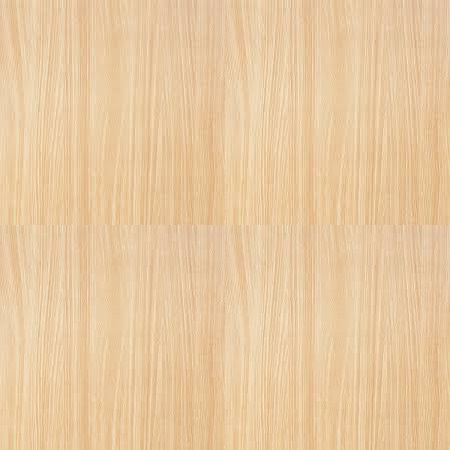
#> input picture background.jpg, 450 x 450 px
$ python jpg_overlap.py
#> lines starting #> are read from the running program, lines starting #| are printed output that depends on the picture; after the words box and inside, x2 and y2 are one past the last pixel; in counts of white or black regions, pixels touching at a corner belong together
import numpy as np
import cv2

bg = cv2.imread('background.jpg')
#> bg is the input picture: shape (450, 450, 3); mean B, G, R 159.8, 200.3, 232
(bg_h, bg_w, bg_ch) = bg.shape
#> bg_h = 450; bg_w = 450; bg_ch = 3
print(bg_h, bg_w, bg_ch)
#| 450 450 3

img1 = cv2.imread('croissant.jpg')
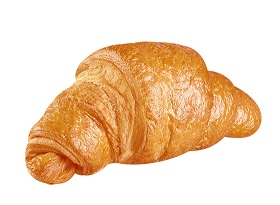
#> input picture croissant.jpg, 280 x 205 px
#> img1 is the input picture: shape (205, 280, 3); mean B, G, R 187.2, 214.6, 241.9
(img1_h, img1_w, img1_ch) = img1.shape
#> img1_h = 205; img1_w = 280; img1_ch = 3
print(img1_h, img1_w, img1_ch)
#| 205 280 3
cv2.imshow('img1', img1)

# Range of Color
lower_white = np.array([240,240,240])
upper_white = np.array([255,255,255])

# Mask
mask = cv2.inRange(img1, lower_white, upper_white)
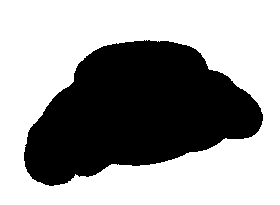
#> mask: shape (205, 280); 61.2% white; 1 black region, box (x1, y1, x2, y2) and area: (24, 40, 263, 186) 22269

# Bitwise and
roi = bg[0:img1_h, 0:img1_w]
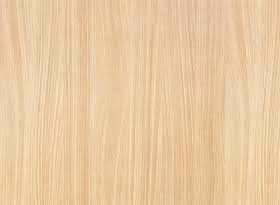
#> roi: shape (205, 280, 3); mean B, G, R 161.5, 201.4, 232.5
roi = cv2.bitwise_and(roi, img1, mask=mask)
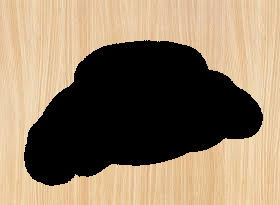
#> roi: shape (205, 280, 3); mean B, G, R 98.7, 123.2, 142.1

# Image Overlap
roi = roi+img1
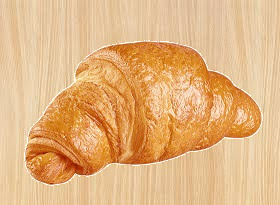
#> roi: shape (205, 280, 3); mean B, G, R 129.2, 181.1, 227.3

bg[0:img1_h, 0:img1_w]=roi
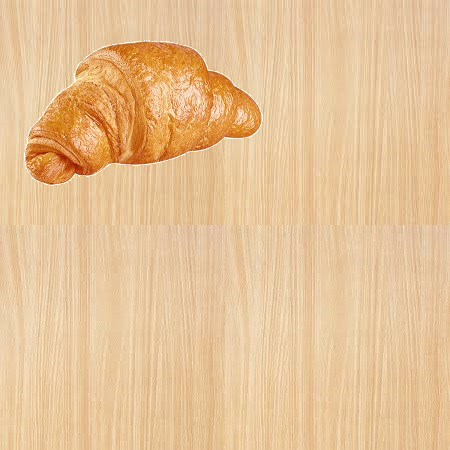
#> bg: shape (450, 450, 3); mean B, G, R 150.7, 194.5, 230.6
cv2.imshow('image', bg)

cv2.waitKey(0)
cv2.destroyAllWindows()
